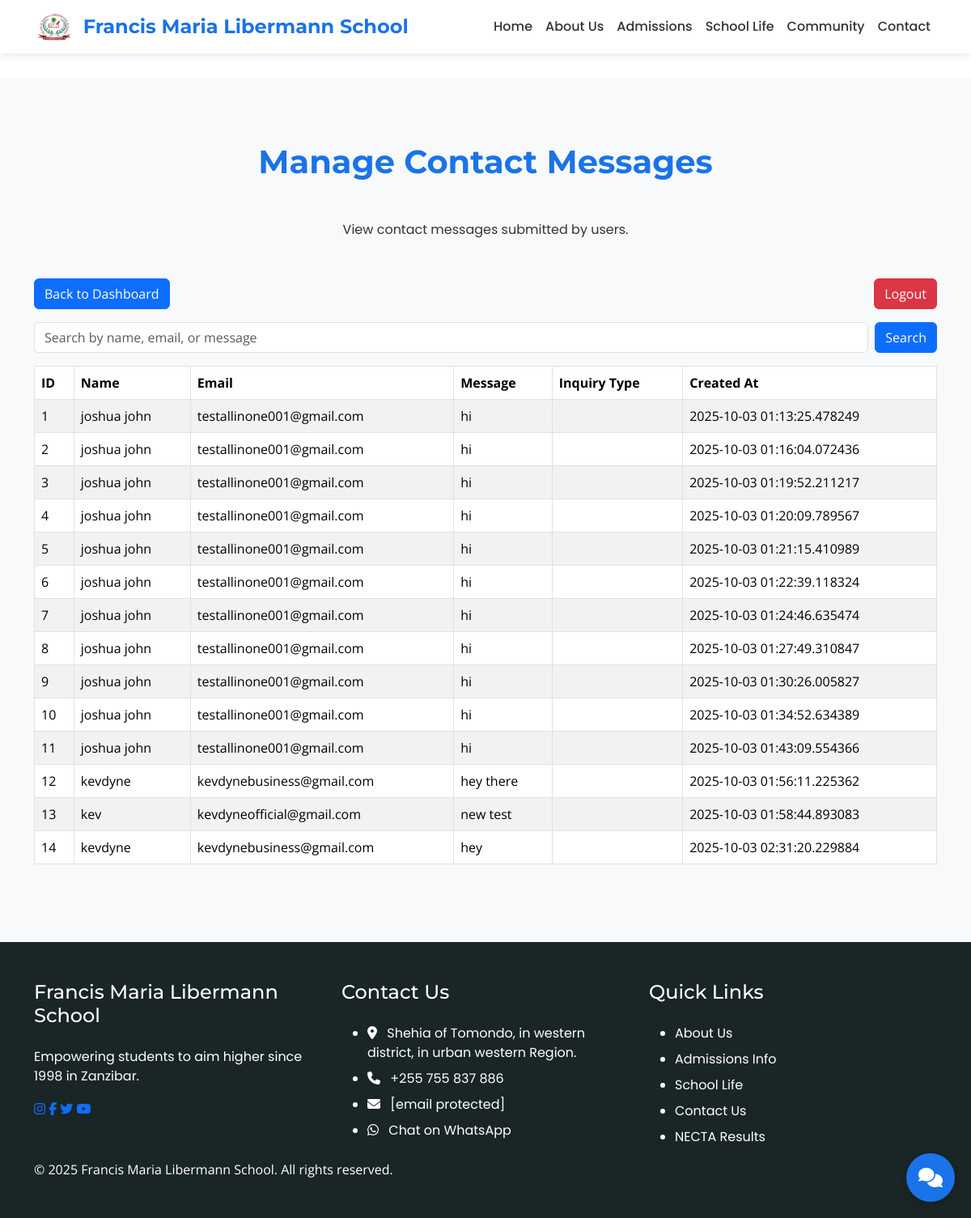
Page /admin/contacts (signed in) on the committed database.
### app/models.py (models this page shows, shortened)
class Contact(db.Model):
    id = db.Column(db.Integer, primary_key=True)
    name = db.Column(db.String(100), nullable=False)
    email = db.Column(db.String(120), nullable=False)
    message = db.Column(db.Text, nullable=False)
    created_at = db.Column(db.DateTime, default=datetime.utcnow)

### app/routes.py (the view, shortened to what this page needs)
@main.route('/admin/contacts', methods=['GET', 'POST'])
@login_required
def admin_contacts():
    search_query = request.form.get('search', '') if request.method == 'POST' else ''
    if search_query:
        contacts = Contact.query.filter(
            (Contact.name.ilike(f'%{search_query}%')) |
            (Contact.email.ilike(f'%{search_query}%')) |
            (Contact.message.ilike(f'%{search_query}%'))
        ).all()
    else:
        contacts = Contact.query.all()
    return render_template('admin_contacts.html', contacts=contacts, search_query=search_query)

### app/templates/admin_contacts.html
{% extends "base.html" %}
{% block content %}
<section class="section bg-light">
    <div class="container">
        <h2 class="section-title">Manage Contact Messages</h2>
        <p class="text-center mb-5">View contact messages submitted by users.</p>
        <div class="row mb-3">
            <div class="col-md-12">
                <a href="{{ url_for('main.admin_dashboard') }}" class="btn btn-primary">Back to Dashboard</a>
                <a href="{{ url_for('main.admin_logout') }}" class="btn btn-danger float-end">Logout</a>
            </div>
        </div>
        <div class="row mb-3">
            <div class="col-md-12">
                <form method="POST" class="d-flex">
                    <input type="text" name="search" class="form-control me-2" placeholder="Search by name, email, or message" value="{{ search_query }}">
                    <button type="submit" class="btn btn-primary">Search</button>
                </form>
            </div>
        </div>
        <div class="row">
            <div class="col-md-12">
                <table class="table table-bordered table-striped">
                    <thead>
                        <tr>
                            <th>ID</th>
                            <th>Name</th>
                            <th>Email</th>
                            <th>Message</th>
                            <th>Inquiry Type</th>
                            <th>Created At</th>
                        </tr>
                    </thead>
                    <tbody>
                        {% for contact in contacts %}
                        <tr>
                            <td>{{ contact.id }}</td>
                            <td>{{ contact.name }}</td>
                            <td>{{ contact.email }}</td>
                            <td>{{ contact.message }}</td>
                            <td>{{ contact.inquiry_type }}</td>
                            <td>{{ contact.created_at }}</td>
                        </tr>
                        {% endfor %}
                    </tbody>
                </table>
            </div>
        </div>
    </div>
</section>
{% endblock %}

### app/static/styles.css (style rules this page uses)
body { font-family: 'Open Sans', sans-serif; color: #333; margin: 0; padding: 0; overflow-x: hidden; overflow-y: hidden; transition: overflow-y 0.3s ease; }
body.loaded { overflow-y: auto; }
h1, h2, h3, h4, h5, h6 { font-family: 'Montserrat', sans-serif; }
p, a, li { font-family: 'Poppins', sans-serif; }
.section { padding: 5rem 0; }
.section-title { font-size: 2.5rem; font-weight: 700; text-align: center; margin-bottom: 3rem; color: #1a73e8; }

### rows in the picture
Contact: id "1", name "joshua john", email "testallinone001@gmail.com", message "hi", created_at "2025-10-03 01:13:25.478249"
Contact: id "2", name "joshua john", email "testallinone001@gmail.com", message "hi", created_at "2025-10-03 01:16:04.072436"
Contact: id "3", name "joshua john", email "testallinone001@gmail.com", message "hi", created_at "2025-10-03 01:19:52.211217"
Contact: id "4", name "joshua john", email "testallinone001@gmail.com", message "hi", created_at "2025-10-03 01:20:09.789567"
Contact: id "5", name "joshua john", email "testallinone001@gmail.com", message "hi", created_at "2025-10-03 01:21:15.410989"
Contact: id "6", name "joshua john", email "testallinone001@gmail.com", message "hi", created_at "2025-10-03 01:22:39.118324"
Contact: id "7", name "joshua john", email "testallinone001@gmail.com", message "hi", created_at "2025-10-03 01:24:46.635474"
Contact: id "8", name "joshua john", email "testallinone001@gmail.com", message "hi", created_at "2025-10-03 01:27:49.310847"
Contact: id "9", name "joshua john", email "testallinone001@gmail.com", message "hi", created_at "2025-10-03 01:30:26.005827"
Contact: id "10", name "joshua john", email "testallinone001@gmail.com", message "hi", created_at "2025-10-03 01:34:52.634389"
Contact: id "11", name "joshua john", email "testallinone001@gmail.com", message "hi", created_at "2025-10-03 01:43:09.554366"
Contact: id "12", name "kevdyne", email "kevdynebusiness@gmail.com", message "hey there", created_at "2025-10-03 01:56:11.225362"
Contact: id "13", name "kev", email "kevdyneofficial@gmail.com", message "new test", created_at "2025-10-03 01:58:44.893083"
Contact: id "14", name "kevdyne", email "kevdynebusiness@gmail.com", message "hey", created_at "2025-10-03 02:31:20.229884"
